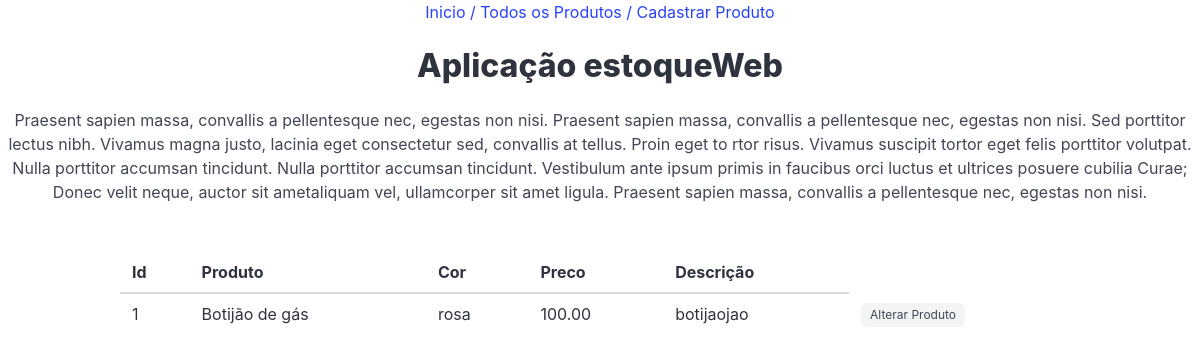
The page /produto/list_produto/ on the database as committed earlier.
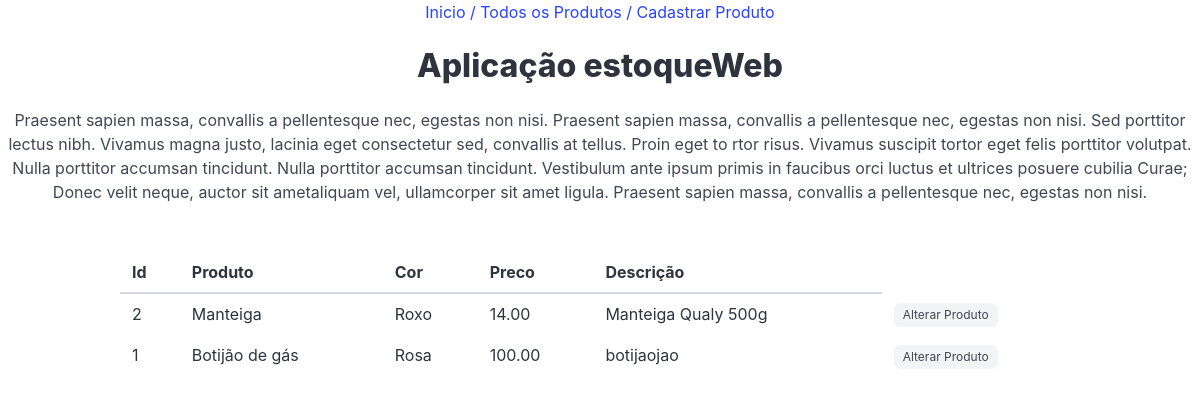
The same page on the database as committed later.
### produto/models.py (models this page shows, shortened)
class Produtos(models.Model):
    produto = models.CharField('Produto', max_length=200)
    cor = models.ForeignKey(Cores, on_delete=models.PROTECT, verbose_name='Cor')
    descricao = models.TextField('Descrição', blank=True)
    preco = models.DecimalField('Preço', decimal_places=2, max_digits=8, default=0)
    quantidade = models.IntegerField('Quantidade', default=0)
    criado = models.DateTimeField('Criado em', auto_now_add=True)
    modificado = models.DateTimeField('Modificado em', auto_now=True)
    def __str__(self):
        return self.produto
    class Meta:
        ordering = ['-produto']
        verbose_name = 'Produto'

class Cores(models.Model):
    cor = models.CharField('Cor', max_length=200)
    def __str__(self):
        return self.cor
    class Meta:
        verbose_name= 'Cor'
        verbose_name_plural = 'Cores'

### produto/views.py (the view)
# urls.py: path('list_produto/', list_produto, name='list_produto'),
def list_produto(request):
    produtos = Produtos.objects.all()
    templateName = 'list_produto.html'
    context = {
        'produtos': produtos,
    }
    return render(request, templateName, context)

### core/templates/list_produto.html (shortened to what this page needs)
{% extends 'base.html' %}
{% block product %}
<h1 class="title">Aplicação estoqueWeb</h1>
<p>Praesent sapien massa, convallis a pellentesque nec,
egestas non nisi. Praesent sapien massa, convallis a
pellentesque nec, egestas non nisi. Sed porttitor lectus nibh.
Vivamus magna justo, lacinia eget consectetur sed, convallis
at tellus. Proin eget to rtor risus. Vivamus suscipit tortor
eget felis porttitor volutpat. Nulla porttitor accumsan
tincidunt. Nulla porttitor accumsan tincidunt. Vestibulum ante
ipsum primis in faucibus orci luctus et ultrices posuere
cubilia Curae; Donec velit neque, auctor sit ametaliquam vel,
ullamcorper sit amet ligula. Praesent sapien massa, convallis
a pellentesque nec, egestas non nisi.</p>
<table class="table container has-text-left">
    <thead>
    <tr>
        <th>Id</th>
        <th>Produto</th>
        <th>Cor</th>
        <th>Preco</th>
        <th>Descrição</th>
    </tr>
    </thead>
    {% for i in produtos %}
    <tbody>
    <tr>
        <td>{{i.id}}</td>
        <td>{{i}}</td>
        <td>{{i.cor}}</td>
        <td>{{i.preco}}</td>
        <td>{{i.descricao}}</td>
        <td><a class="tag" href="{%url 'update_produto' i.id%}">Alterar Produto<a/></td>
    </tr>
    </tbody>
    {% endfor %}
</table>
{% endblock %}

### core/templates/base.html (shortened to what this page needs)
<!DOCTYPE html>
{% load static %}
<html lang="pt-br">
  <link rel="stylesheet" href="{% static 'estilo.css' %}"></link>
<head>
</head>
<body class="has-text-centered">
  <a href="{% url 'index'%}">Inicio / </a>
  <a href="{% url 'list_produto'%}">Todos os Produtos / </a>
  <a href="{% url 'new_produto'%}">Cadastrar Produto</a>
{% block product %}{% endblock %}
</body>
</html>

Rows that differ between the two databases and show on the page:
added Produtos: id "2", produto "Manteiga", cor "Roxo", preco "14.00", descricao "Manteiga Qualy 500g"
changed through a linked row, Produtos "Botijão de gás": cor "rosa" → "Rosa"
